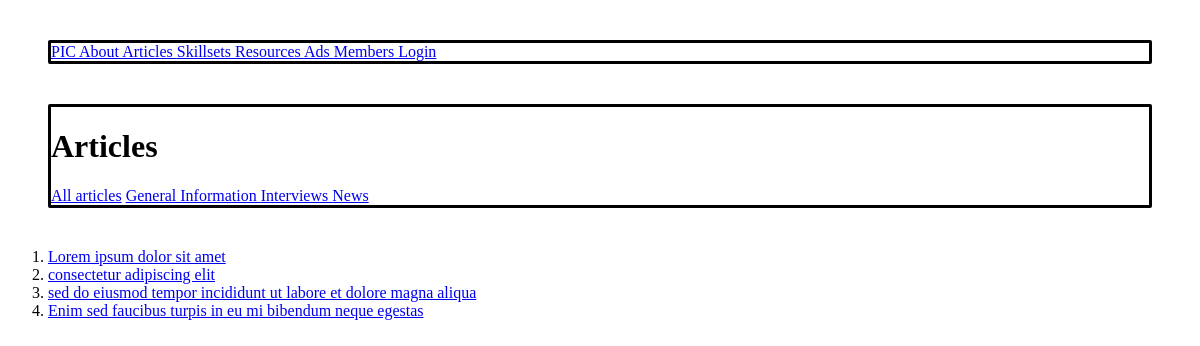
The app's page /articles/all/, older data.
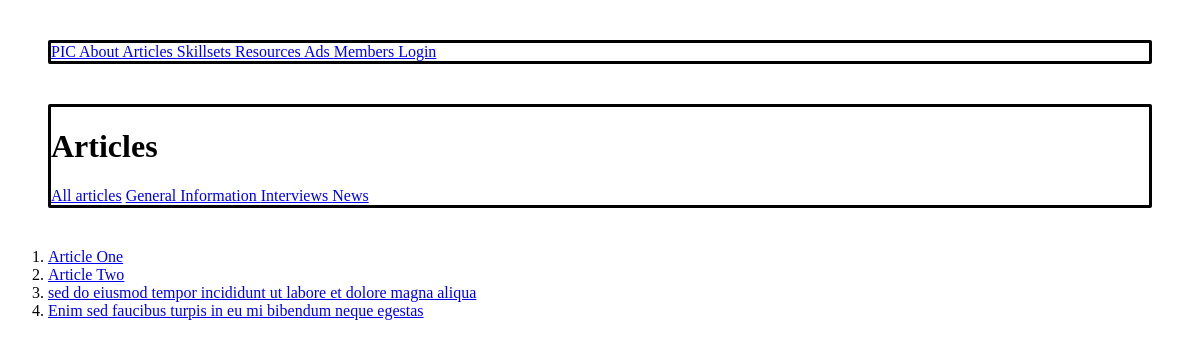
The same page, newer data.
### articles/models.py (models this page shows, shortened)
class Article(models.Model):
    GROUP_CHOICES = [
        ('general', 'General'),
        ('interviews', 'Interviews'),
        ('news', 'News'),
    ]
    STATUS_CHOICES = [
        ('pending', 'Pending'),
        ('published', 'Published'),
        ('unpublished', 'Unpublished')
    ]
    title = models.CharField(max_length=255, unique=True)
    main_paragraph = models.CharField(max_length=255)
    body = models.TextField()
    group = models.CharField(max_length=12, choices=GROUP_CHOICES, default='general')
    video_link = models.URLField(blank=True, null=True)
    category = models.ManyToManyField(JobCategory, related_name='article_category', blank=True)
    subcategory = models.ManyToManyField(JobSubCategory, related_name='article_subcategory', blank=True)
    job = models.ManyToManyField(Job, related_name='article_job', blank=True)
    skills = models.ManyToManyField(Skill, related_name='article_skills', blank=True)
    tags = models.ManyToManyField(Tag, related_name='article_tags', blank=True)
    image_0 = models.ImageField(blank=True, upload_to=get_upload_path)
    image_1 = models.ImageField(blank=True, upload_to=get_upload_path)
    image_2 = models.ImageField(blank=True, upload_to=get_upload_path)
    image_3 = models.ImageField(blank=True, upload_to=get_upload_path)
    image_4 = models.ImageField(blank=True, upload_to=get_upload_path)
    image_5 = models.ImageField(blank=True, upload_to=get_upload_path)
    image_6 = models.ImageField(blank=True, upload_to=get_upload_path)
    image_7 = models.ImageField(blank=True, upload_to=get_upload_path)
    image_8 = models.ImageField(blank=True, upload_to=get_upload_path)
    image_9 = models.ImageField(blank=True, upload_to=get_upload_path)
    author = models.ForeignKey(User, on_delete=models.RESTRICT)
    created_on = models.DateTimeField(auto_now_add=True)
    modified_on = models.DateTimeField(auto_now=True)
    status = models.CharField(max_length=12, choices=STATUS_CHOICES, default='pending')
    approver = models.ForeignKey(User, on_delete=models.SET_NULL, related_name='approver_user', blank=True, null=True)
    slug = models.SlugField(max_length=255, unique=True, blank=True)
    likes = models.ManyToManyField(User, related_name='user_likes', blank=True)
    read = models.ManyToManyField(User, related_name='user_read', blank=True)
    views = models.PositiveBigIntegerField(default=0)
    def get_absolute_url(self):
        self.views += 1
        self.save()
        return reverse('article', kwargs={
            'group': self.group,
            'slug': self.slug
            })
    def save(self, *args, **kwargs):
        self.slug = slugify(self.title)
        return super().save(*args, **kwargs)

### articles/views.py (the view)
# urls.py: path('all/', all_articles, name='all-articles'),
def all_articles(request):
    articles = get_list_or_404(Article, status='published')
    context = {
        'articles': articles
    }
    return render(request, 'articles/articles.html', context)

### articles/templates/articles/articles.html (shortened to what this page needs)
{% extends "main/base.html" %}
{% block main %}
{% include 'articles/articles_header.html' %}
    {% if articles %}
    <ol>
        {% for article in articles %}
        <li><a href="{{ article.get_absolute_url }}">{{ article.title }}</a></li>
        {% endfor %}
    </ol>
    {% else %}
        <p>There are no Articles matching your request.</p>
    {% endif %}
{% endblock %}

### main/templates/main/base.html (shortened to what this page needs)
{% load static %}
<!DOCTYPE html>
<html lang="en">
    <head>
        <link rel="stylesheet" href="{% static 'css/styles.css' %}">
    </head>
    <body>
        <header>
            <nav>
                <span>
                    <a href="{% url 'index' %}">
                        PIC
                    </a>
                </span>
                <span>
                    <a href="{% url 'about' %}">
                        About
                    </a>
                </span>
                <span>
                    <a href="{% url 'articles-landing-page' %}">
                        Articles
                    </a>
                </span>
                <span>
                    <a href="{% url 'skillsets' %}">
                        Skillsets
                    </a>
                </span>
                <span>
                    <a href="{% url 'resources' %}">
                        Resources
                    </a>
                </span>
                <span>
                    <a href="{% url 'ads' %}">
                        Ads
                    </a>
                </span>
                <span>
                    <a href="{% url 'members-landing-page' %}">
                        Members
                    </a>
                </span>
                {% if request.user.is_authenticated %}
                    <span>
                        <a href="{% url 'logout' %}">
                            Logout
                        </a>
                    </span>
                {% else %}
                    <span>
                        <a href="{% url 'login' %}">
                            Login
                        </a>
                    </span>
                {% endif %}
            </nav>
        </header>
        <main>
            {% block main %}
            {% endblock main %}
        </main>
    </body>
</html>

### articles/templates/articles/articles_header.html
<header>
    <h1>Articles</h1>
    <nav>
        <span>
            <a href="{% url 'all-articles' %}">All articles</a>
        </span>
        <span>
            <a href="{% url 'article-group' 'general' %}">
                General Information
            </a>
        </span>
        <span>
            <a href="{% url 'article-group' 'interviews' %}">
                Interviews
            </a>
        </span>
        <span>
            <a href="{% url 'article-group' 'news' %}">
                News
            </a>
        </span>
    </nav>
</header>

### static/css/styles.css (style rules this page uses)
div, section, article, header { margin: 40px; border-radius: 2px; border-style: solid; }

Row changes from the older to the newer data that the page shows:
changed Article: title "Lorem ipsum dolor sit amet" → "Article One"
changed Article: title "consectetur adipiscing elit" → "Article Two"
